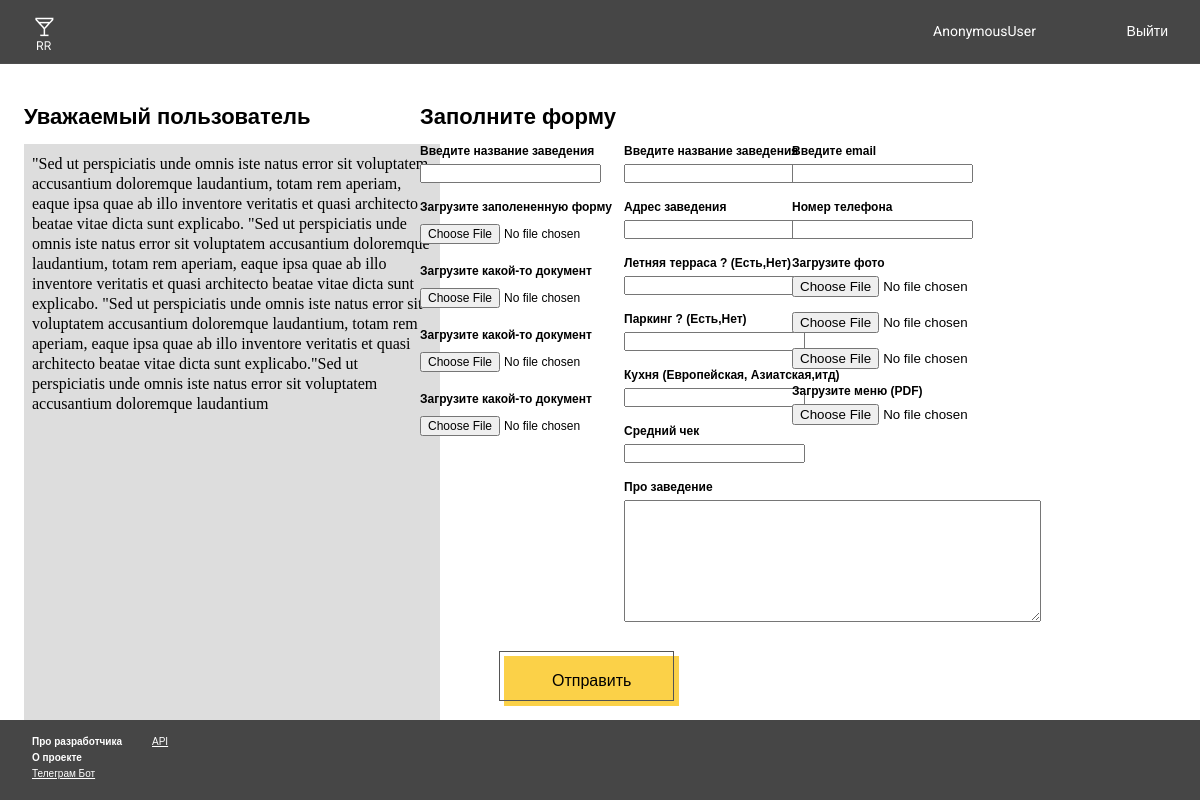
Page /application_new_res on the committed database.
### app/models.py (models this page shows)
class ui_elements(models.Model):
    background=models.ImageField(upload_to='ui_bac_image/')
    header=models.ImageField(upload_to='ui_png/')
    ico_header=models.ImageField(upload_to='ico_header/')
    ico_setting_header = models.ImageField(upload_to='ico_header/',null=True)
    f_image = models.ImageField(upload_to='f_image/')
    complete_image=models.ImageField(upload_to="complete_image/",blank=True)
    new_restaurant_setting_img=models.ImageField(upload_to="setting_img/",blank=True)
    edit_restaurant_setting_img = models.ImageField(upload_to="setting_img/", blank=True)
    user_setting_img = models.ImageField(upload_to="setting_img/", blank=True)
    support_setting_img=models.ImageField(upload_to="setting_img/", blank=True)

class info_text(models.Model):
    info_text_1 = models.TextField(max_length=800, null=True)
    info_text_2 = models.CharField(max_length=25, null=True)

### app/views.py (the view)
# urls.py: path("application_new_res",application_new_res,name='application_new_res'),
def application_new_res(request):
    back_img = ui_elements.objects.all()
    user = request.user
    new_restaurant = application_new_restaurant.objects.all()
    info=info_text.objects.filter(id=1)
    context={
        "back_img":back_img,
       "new_restaurant":new_restaurant,
        "user":user,
        "info":info
    }
    return render (request,"application_new_restaurant.html",context)

### app/templates/application_new_restaurant.html (shortened to what this page needs)
<!DOCTYPE html>
{%load static%}
<html lang="en">
<head>
    <link rel='stylesheet' href="{% static 'css/application_new_restaurantv7.css' %}">
</head>
<body>
    <div class="container">
        {% for i in back_img %}
            <img class='headers' src="{{i.header.url}}" >
            <a href={% url 'user_page' %} >
              <img class='icoheaders' src="{{i.ico_header.url}}" >
              </a>
            <div class="btn_logout">
                <a href={% url 'start_page' %} class="btn_logout_txt" style="text-decoration: none;" >Выйти</a>
                <div class="user_setting">
                        <a href={% url 'setting_user' %}  class="user_btn" style="text-decoration: none;">{{user}}</a>
                </div>
                {% endfor %}
        </div>
    </div>
<h2 class="info_label"> Уважаемый пользователь</h2>
{% for i in info %}
    <div class="info">
        {{i.info_text_1}}
      </div>
     {% endfor %}
<h2 class="register_new_restaurant_label">Заполните форму</h2>
<h1 class="name_restaurant_label">Введите название заведения</h1>
<form method="POST" class="application_new_restaurant_form" enctype="multipart/form-data" action="{% url 'save_application_send' %}">
        <input class="name_restaurant_input" name="name_restaurant_input"  required type="text" maxlength=15>
<h1 class="load_file1_label">Загрузите заполененную форму</h1>
  <input type="file" id="myFile" name="myfile1" class="loadfile_1" accept="application/pdf">
<h1 class="load_file2_label">Загрузите какой-то документ</h1>
  <input type="file" id="myFile" name="myfile2" class="loadfile_2" accept="application/pdf">
<h1 class="load_file3_label">Загрузите какой-то документ</h1>
  <input type="file" id="myFile" name="myfile3" class="loadfile_3" accept="application/pdf">
<h1 class="load_file4_label">Загрузите какой-то документ</h1>
  <input type="file" id="myFile" name="myfile4" class="loadfile_4"accept="application/pdf">
<h1 class="name_restaurant_label_post">Введите название заведения</h1>
<input class="name_restaurant_input_post" name="name_restaurant_input_post"  required type="text" maxlength=15>
<h1 class="adress_label_post">Адрес заведения</h1>
<input class="adress_input_post" name="adress_input_post"  required type="text" maxlength=25>
<h1 class="terrace_label_post">Летняя терраса ? (Есть,Нет)</h1>
<input class="terrace_input_post" name="terrace_input_post"  required type="text" maxlength=25>
<h1 class="parking_label_post">Паркинг ? (Есть,Нет)</h1>
<input class="parking_input_post" name="parking_input_post"  required type="text" maxlength=25>
<h1 class="kitchen_label_post">Кухня (Европейская, Азиатская,итд)</h1>
<input class="kitchen_input_post" name="kitchen_input_post"  required type="text" maxlength=25>
<h1 class="average_check_label_post">Средний чек</h1>
<input class="average_check_input_post" name="average_check_input_post"  required type="number" maxlength=25>
<h1 class="photo_restaurant_label_post">Загрузите фото</h1>
<input type="file" id="myFile" name="photo_restaurant" class="photo_restaurant" >
<input type="file" id="myFile" name="photo_restaurant2" class="photo_restaurant2" >
<input type="file" id="myFile" name="photo_restaurant3" class="photo_restaurant3" >
<h1 class="menu_download_label">Загрузите меню (PDF)</h1>
<input type="file" id="myFile" name="menu_download" class="menu_download" accept="application/pdf">
<h1 class="email_label_post">Введите email</h1>
<input class="email_input_post" name="email_input_post"  required type="text" maxlength=25>
<h1 class="number_label_post">Номер телефона</h1>
<input class="number_input_post" name="number_input_post"  required type="text" maxlength=25>
<h1 class="about_label">Про заведение</h1>
<textarea class="about" rows="8" cols="50" maxlength=400 name="about">
</textarea>
<button type="submit">
  Отправить
</button>
</form>
            <div class="footer">
                {% for i in back_img %}
                    <img class="footer_img" src="{{i.f_image.url}}">
                    <div class="footer_btn">
                        <h1 class="text_footer_dev">Про разработчика</h1>
                        <h1 class="text_footer_project"> О проекте</h1>
                        <a class="text_footer_telegram"href={% url 'tg_page' %}>Телеграм Бот</a>
                        <a class="text_footer_api" href={% url 'api_page' %}>API</a>
                {% endfor %}
            </div>
</body>
</html>

### rows in the picture
ui_elements: header (picture), ico_header (picture), user "AnonymousUser", f_image (picture)
info_text: info_text_1 "\"Sed ut perspiciatis unde omnis iste natus error sit voluptatem accusantium doloremque laudantium, totam rem aperiam, eaque ipsa quae ab illo inventore veritatis et quasi architecto beatae vitae dicta sunt explicabo. \"Sed ut perspiciatis unde omnis iste natus error sit voluptatem accusantium doloremque laudantium, totam rem aperiam, eaque ipsa quae ab illo inventore veritatis et quasi architecto beatae vitae dicta sunt explicabo. \"Sed ut perspiciatis unde omnis iste natus error sit voluptatem accusantium doloremque laudantium, totam rem aperiam, eaque ipsa quae ab illo inventore veritatis et quasi architecto beatae vitae dicta sunt explicabo.\"Sed ut perspiciatis unde omnis iste natus error…"
